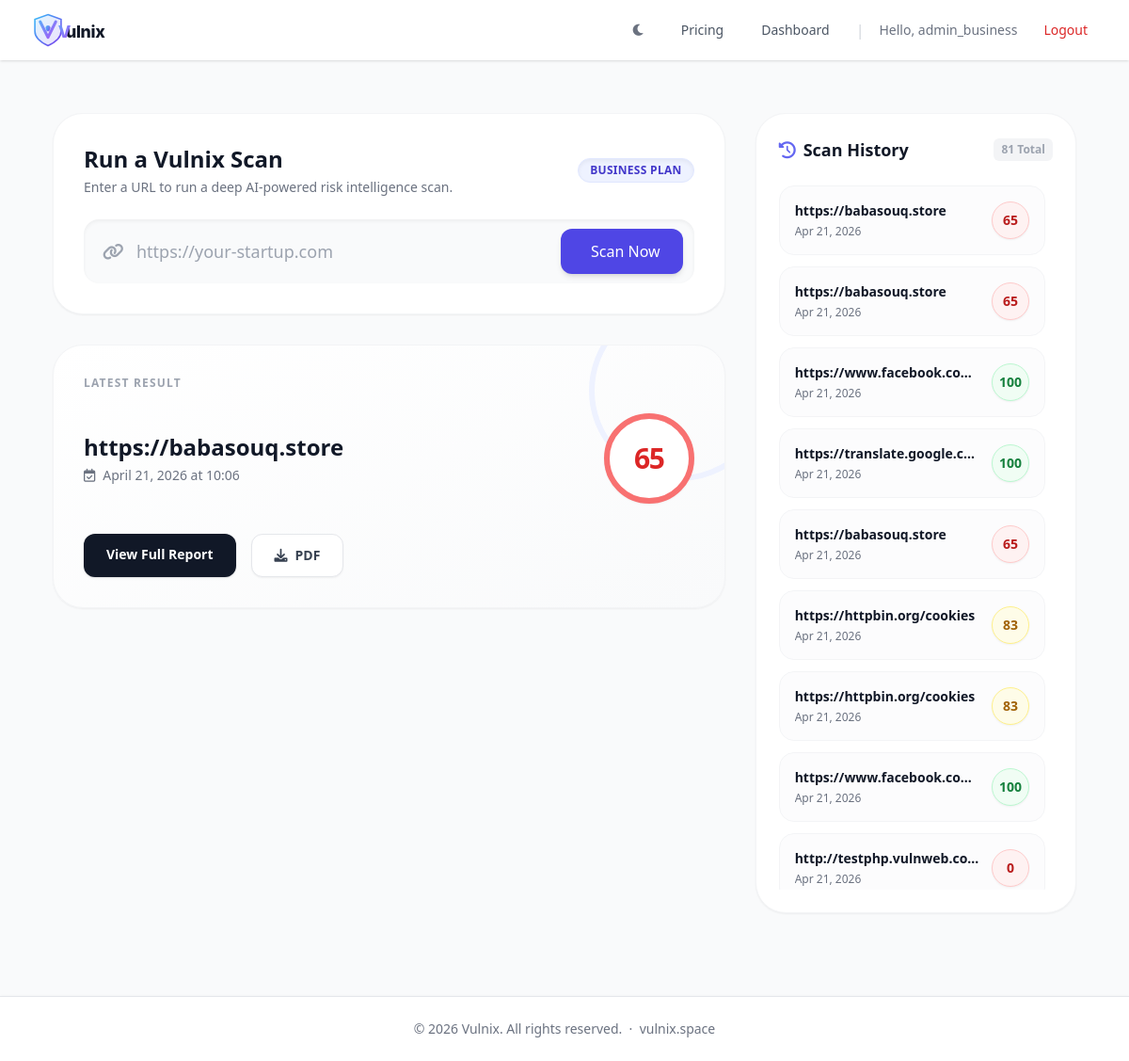
Page /dashboard (signed in) on the committed database.
### models.py (models this page shows)
class User(UserMixin, db.Model):
    id = db.Column(db.Integer, primary_key=True)
    username = db.Column(db.String(150), unique=True, nullable=False)
    email = db.Column(db.String(255), unique=True, nullable=True)  # Used for Stripe webhook lookup
    password = db.Column(db.String(255), nullable=False)
    tier = db.Column(db.String(20), default='Free')
    api_key = db.Column(db.String(100), unique=True, nullable=True)
    scans = db.relationship('ScanResult', backref='user', lazy=True)

class ScanResult(db.Model):
    id = db.Column(db.Integer, primary_key=True)
    user_id = db.Column(db.Integer, db.ForeignKey('user.id'), nullable=False)
    url = db.Column(db.String(500), nullable=False)
    score = db.Column(db.String(10), nullable=False)
    issues_json = db.Column(db.Text, nullable=False) # Store issues as JSON string
    explanation_json = db.Column(db.Text, nullable=False) # Store explanation as JSON string
    is_public = db.Column(db.Boolean, default=False)
    date_scanned = db.Column(db.DateTime, default=datetime.utcnow)

### routes/user.py (the view)
@user_bp.route("/dashboard")
@login_required
def dashboard():
    scans = ScanResult.query.filter_by(user_id=current_user.id).order_by(ScanResult.date_scanned.desc()).all()
    return render_template("dashboard.html", scans=scans)

### templates/dashboard.html (shortened to what this page needs)
{% extends "base.html" %}
{% block content %}
<div class="max-w-6xl mx-auto px-4 sm:px-6 lg:px-8 py-10 grid grid-cols-1 lg:grid-cols-12 gap-8 relative z-10 transition-colors duration-200">
    <div class="lg:col-span-8 space-y-8">
        <div class="bg-white dark:bg-gray-800 p-8 rounded-[2rem] shadow-sm border border-gray-100 dark:border-gray-700/50">
            <div class="mb-6 flex justify-between items-center">
                <div>
                    <h2 class="text-2xl font-bold text-gray-900 dark:text-white">Run a Vulnix Scan</h2>
                    <p class="text-gray-500 dark:text-gray-400 text-sm mt-1">Enter a URL to run a deep AI-powered risk intelligence scan.</p>
                </div>
                <span class="px-3 py-1 bg-indigo-50 dark:bg-indigo-900/30 text-indigo-700 dark:text-indigo-400 border border-indigo-100 dark:border-indigo-800 rounded-full text-xs font-bold tracking-wide uppercase shadow-inner">
                    {{ current_user.tier }} Plan
                </span>
            </div>
            <form action="{{ url_for('scan.perform_scan') }}" method="POST" id="scan-form" onsubmit="startScanAnim()">
                <div class="relative flex items-center group">
                    <div class="absolute inset-y-0 left-0 pl-5 flex items-center pointer-events-none">
                    </div>
                    <input type="url" name="url" placeholder="https://your-startup.com" required
                        class="block w-full pl-14 pr-4 py-5 rounded-2xl border-gray-200 dark:border-gray-700 bg-gray-50 dark:bg-gray-900 text-gray-900 dark:text-white placeholder-gray-400 focus:ring-2 focus:ring-indigo-500 focus:border-transparent transition-all shadow-inner text-lg outline-none">
                    <button type="submit" id="scan-btn" class="absolute right-3 px-6 py-3 bg-indigo-600 hover:bg-indigo-500 text-white rounded-xl font-medium transition-all shadow-md group-focus-within:-translate-y-0.5">
                        <span id="btn-text">Scan Now</span>
                    </button>
                </div>
            </form>
        </div>
        {% if scans %}
        {% set last_scan = scans[0] %}
        <div class="bg-gradient-to-br from-white to-gray-50 dark:from-gray-800 dark:to-gray-800/80 p-8 rounded-[2rem] shadow-sm border border-gray-100 dark:border-gray-700/50 relative overflow-hidden">
             <div class="absolute -right-12 -top-12 w-48 h-48 border-[6px] border-indigo-50 dark:border-indigo-900/10 rounded-full pointer-events-none"></div>
             <h3 class="text-xs uppercase tracking-widest font-bold text-gray-400 dark:text-gray-500 mb-6">Latest Result</h3>
             <div class="flex items-center justify-between">
                 <div>
                     <h4 class="text-2xl font-extrabold text-gray-900 dark:text-white truncate max-w-xs sm:max-w-md">{{ last_scan.url }}</h4>
                     <p class="text-gray-500 dark:text-gray-400 text-sm mt-1 flex items-center">
                         <i class="fa-regular fa-calendar-check mr-2"></i> {{ last_scan.date_scanned.strftime('%B %d, %Y at %H:%M') }}
                     </p>
                 </div>
                 <div class="flex-shrink-0 flex items-center justify-center w-20 h-20 sm:w-24 sm:h-24 rounded-full border-[6px] shadow-sm
                    {% set score_num = last_scan.score|int if last_scan.score.isdigit() else 0 %}
                    {% if last_scan.score in ['A', 'B'] or score_num >= 90 %} border-green-400 text-green-600 dark:text-green-400
                    {% elif last_scan.score in ['C', 'D'] or score_num >= 70 %} border-yellow-400 text-yellow-600 dark:text-yellow-400
                    {% else %} border-red-400 text-red-600 dark:text-red-400 {% endif %} bg-white dark:bg-gray-900 relative z-10">
                    <span class="text-3xl font-black tracking-tighter">{{ last_scan.score }}</span>
                 </div>
             </div>
             <div class="mt-8 flex space-x-4">
                 <a href="{{ url_for('report.report', scan_id=last_scan.id) }}" class="px-6 py-3 bg-gray-900 dark:bg-white text-white dark:text-gray-900 rounded-xl text-sm font-semibold shadow hover:shadow-lg transition-transform hover:-translate-y-0.5">
                     View Full Report
                 </a>
                 <button class="px-6 py-3 bg-white dark:bg-gray-800 border border-gray-200 dark:border-gray-600 text-gray-700 dark:text-gray-300 rounded-xl text-sm font-semibold shadow-sm hover:bg-gray-50 dark:hover:bg-gray-700 transition-colors flex items-center gap-2">
                     <i class="fa-solid fa-download"></i> PDF
                 </button>
             </div>
        </div>
        {% endif %}
    </div>
    <div class="lg:col-span-4 flex flex-col">
        <div class="bg-white dark:bg-gray-800/80 rounded-[2rem] p-6 border border-gray-100 dark:border-gray-700/50 shadow-sm h-full max-h-[850px] flex flex-col">
            <div class="mb-6 flex items-center justify-between">
                <h3 class="text-lg font-bold text-gray-900 dark:text-white flex items-center">
                    <i class="fa-solid fa-clock-rotate-left mr-2 text-indigo-500"></i> Scan History
                </h3>
                <span class="text-xs font-semibold text-gray-400 bg-gray-100 dark:bg-gray-700 px-2 py-1 rounded-md">{{ scans|length }} Total</span>
            </div>
            {% if scans %}
                <div class="space-y-3 overflow-y-auto pr-2 custom-scrollbar flex-grow">
                    {% for scan in scans %}
                    <a href="{{ url_for('report.report', scan_id=scan.id) }}" class="block p-4 rounded-2xl border border-gray-100 dark:border-gray-700 bg-gray-50/50 dark:bg-gray-800/50 hover:bg-white dark:hover:bg-gray-800 hover:shadow-md hover:border-indigo-200 dark:hover:border-indigo-800 transition-all group">
                        <div class="flex justify-between items-center">
                            <div class="overflow-hidden pr-3">
                                <p class="text-sm font-bold text-gray-900 dark:text-white truncate group-hover:text-indigo-600 dark:group-hover:text-indigo-400 transition-colors">{{ scan.url }}</p>
                                <p class="text-xs text-gray-500 dark:text-gray-400 mt-1">{{ scan.date_scanned.strftime('%b %d, %Y') }}</p>
                            </div>
                            {% set score_num = scan.score|int if scan.score.isdigit() else 0 %}
                            <div class="flex-shrink-0">
                                <span class="flex items-center justify-center w-10 h-10 rounded-full text-sm font-bold shadow-sm border
                                    {% if scan.score in ['A', 'B'] or score_num >= 90 %} bg-green-50 text-green-700 border-green-200 dark:bg-green-900/30 dark:text-green-400 dark:border-green-800
                                    {% elif scan.score in ['C', 'D'] or score_num >= 70 %} bg-yellow-50 text-yellow-700 border-yellow-200 dark:bg-yellow-900/30 dark:text-yellow-400 dark:border-yellow-800
                                    {% else %} bg-red-50 text-red-700 border-red-200 dark:bg-red-900/30 dark:text-red-400 dark:border-red-800 {% endif %}">
                                    {{ scan.score }}
                                </span>
                            </div>
                        </div>
                    </a>
                    {% endfor %}
                </div>
            {% endif %}
        </div>
    </div>
</div>
{% endblock %}

### templates/base.html (shortened to what this page needs)
<!DOCTYPE html>
<html lang="en">
<head>
    <script src="https://cdn.tailwindcss.com"></script>
    <link href="https://cdnjs.cloudflare.com/ajax/libs/font-awesome/6.0.0/css/all.min.css" rel="stylesheet">
</head>
<body class="bg-gray-50 dark:bg-gray-900 text-gray-800 dark:text-gray-200 font-sans antialiased flex flex-col min-h-screen transition-colors duration-200">
    <nav class="bg-white dark:bg-gray-800 shadow dark:border-b dark:border-gray-700">
        <div class="max-w-7xl mx-auto px-4 sm:px-6 lg:px-8">
            <div class="flex justify-between h-16">
                <div class="flex">
                    <div class="flex-shrink-0 flex items-center">
                        <a href="{{ url_for('main.index') }}" class="flex items-center" aria-label="Vulnix Home">
                            <svg xmlns="http://www.w3.org/2000/svg" viewBox="0 0 220 60" height="38" aria-hidden="true">
                                <text x="60" y="42" font-family="'Inter','Segoe UI',system-ui,sans-serif"
                                      font-size="28" font-weight="800" letter-spacing="-0.5"
                                      fill="currentColor" class="text-gray-900">ulnix</text>
                                <text x="47" y="42" font-family="'Inter','Segoe UI',system-ui,sans-serif"
                                      font-size="28" font-weight="800" letter-spacing="-0.5"
                                      fill="url(#vGrad)">V</text>
                            </svg>
                        </a>
                    </div>
                </div>
                <div class="flex items-center space-x-4">
                    <button id="theme-toggle" type="button" class="text-gray-500 dark:text-gray-400 hover:bg-gray-100 dark:hover:bg-gray-700 focus:outline-none rounded-lg text-sm p-2.5">
                        <i id="theme-toggle-dark-icon" class="hidden fa-solid fa-moon"></i>
                    </button>
                    {% if current_user.is_authenticated %}
                        <a href="{{ url_for('main.pricing') }}" class="text-gray-600 dark:text-gray-300 hover:text-gray-900 dark:hover:text-white px-3 py-2 rounded-md text-sm font-medium transition-colors">Pricing</a>
                        <a href="{{ url_for('user.dashboard') }}" class="text-gray-600 dark:text-gray-300 hover:text-gray-900 dark:hover:text-white px-3 py-2 rounded-md text-sm font-medium transition-colors">Dashboard</a>
                        <span class="text-gray-300 dark:text-gray-600">|</span>
                        <span class="text-sm text-gray-500 dark:text-gray-400">Hello, {{ current_user.username }}</span>
                        <a href="{{ url_for('auth.logout') }}" class="text-sm text-red-600 hover:text-red-800 dark:text-red-400 dark:hover:text-red-300 px-3 py-2 transition-colors">Logout</a>
                    {% endif %}
                </div>
            </div>
        </div>
    </nav>
    <div class="max-w-7xl mx-auto px-4 pt-4">
    </div>
    <main class="flex-grow">
        {% block content %}{% endblock %}
    </main>
    <footer class="bg-white dark:bg-gray-800 shadow mt-12 py-6 border-t dark:border-gray-700">
        <div class="max-w-7xl mx-auto px-4 text-center text-gray-500 dark:text-gray-400 text-sm">
            &copy; 2026 Vulnix. All rights reserved. &nbsp;·&nbsp; <a href="https://vulnix.space" class="hover:text-indigo-500 transition-colors">vulnix.space</a>
        </div>
    </footer>
</body>
</html>

### rows in the picture
User: username "admin_business", tier "BUSINESS"
ScanResult: url "https://babasouq.store", date_scanned "April 21, 2026 at 10:06", score "65", date_scanned "Apr 21, 2026"
ScanResult: url "https://babasouq.store", date_scanned "Apr 21, 2026", score "65"
ScanResult: url "https://www.facebook.co…", date_scanned "Apr 21, 2026", score "100"
ScanResult: url "https://translate.google.c…", date_scanned "Apr 21, 2026", score "100"
ScanResult: url "https://babasouq.store", date_scanned "Apr 21, 2026", score "65"
ScanResult: url "https://httpbin.org/cookies", date_scanned "Apr 21, 2026", score "83"
ScanResult: url "https://httpbin.org/cookies", date_scanned "Apr 21, 2026", score "83"
ScanResult: url "https://www.facebook.co…", date_scanned "Apr 21, 2026", score "100"
ScanResult: url "http://testphp.vulnweb.com", date_scanned "Apr 21, 2026", score "0"

### other values in the picture
{{ scans|length }} "81"
